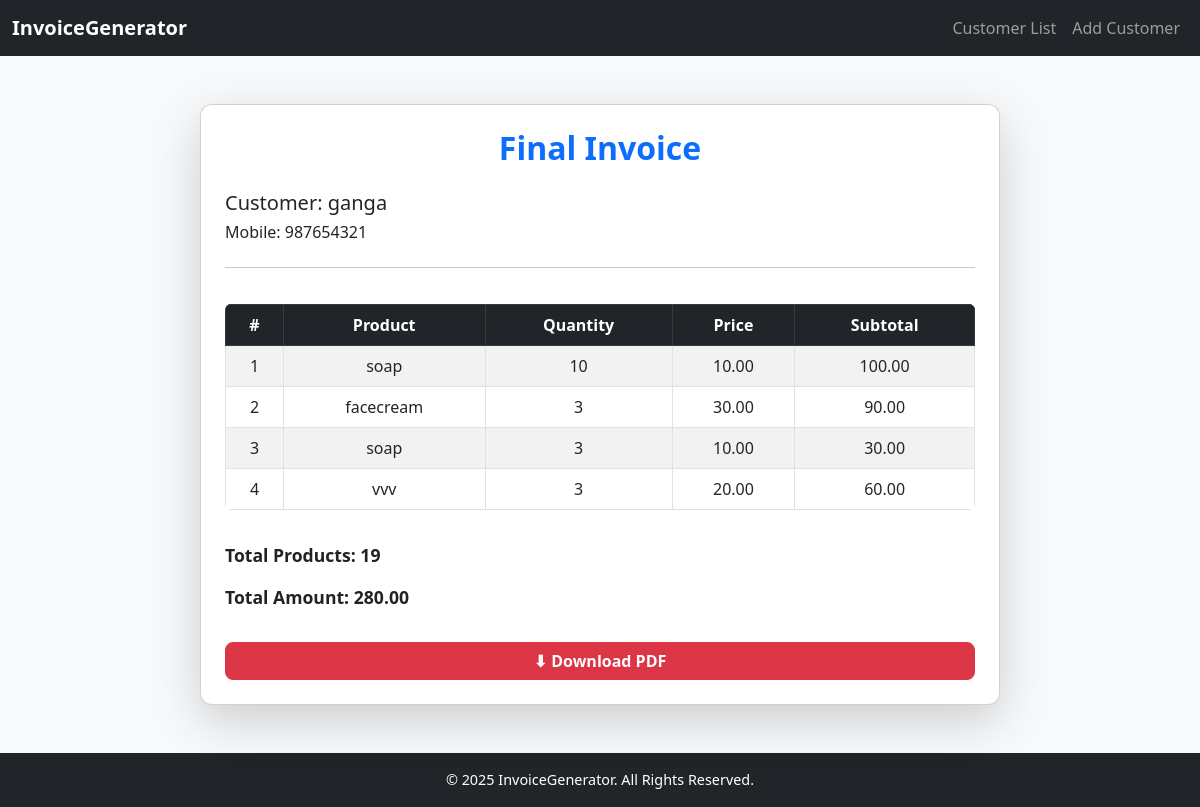
The page /step5/3/ on the database its author committed.
### invoice_app/models.py (models this page shows, shortened)
class Invoice(models.Model):
    customer = models.ForeignKey(Customer, on_delete=models.CASCADE)
    created_at = models.DateTimeField(auto_now_add=True)
    def total_amount(self):
        return sum(item.subtotal() for item in self.items.all())
    def total_products(self):
        return sum(item.quantity for item in self.items.all())

class Customer(models.Model):
    name = models.CharField(max_length=100)
    mobile = models.CharField(max_length=15)

class InvoiceItem(models.Model):
    invoice = models.ForeignKey(Invoice, related_name="items", on_delete=models.CASCADE)
    product = models.ForeignKey(Product, on_delete=models.CASCADE)
    quantity = models.PositiveIntegerField()
    def subtotal(self):
        return self.quantity * self.product.price

class Product(models.Model):
    name = models.CharField(max_length=100)
    price = models.DecimalField(max_digits=10, decimal_places=2)

### invoice_app/views.py (the view)
# urls.py: path('step5/<int:invoice_id>/', views.step5_final_invoice, name="step5"),
def step5_final_invoice(request, invoice_id):
    invoice = get_object_or_404(Invoice, id=invoice_id)
    items = invoice.items.all()
    total_amount = invoice.total_amount()
    total_products = invoice.total_products()
    context = {
        "invoice": invoice,
        "items": items,
        "total_amount": total_amount,
        "total_products": total_products,
    }
    return render(request, "invoice_app/final_invoice.html", context)

### invoice_app/templates/invoice_app/final_invoice.html (shortened to what this page needs)
{% load static %}
<!DOCTYPE html>
<html lang="en">
<head>
  <link href="https://cdn.jsdelivr.net/npm/bootstrap@5.3.0/dist/css/bootstrap.min.css" rel="stylesheet">
  <link rel="stylesheet" href="{% static 'invoice_app/css/style.css' %}">
</head>
<body class="bg-light d-flex flex-column">
  <nav class="navbar navbar-expand-lg navbar-dark bg-dark">
    <div class="container-fluid">
      <a class="navbar-brand fw-bold" href="#">InvoiceGenerator</a>
      <div class="collapse navbar-collapse" id="navbarNav">
        <ul class="navbar-nav ms-auto">
          <li class="nav-item"><a class="nav-link" href="{% url 'step2' %}">Customer List</a></li>
          <li class="nav-item"><a class="nav-link" href="{% url 'step1' %}">Add Customer</a></li>
        </ul>
      </div>
    </div>
  </nav>
  <div class="container py-5 flex-grow-1">
    <div class="card shadow-lg p-4">
      <h2 class="mb-4 text-center text-primary">Final Invoice</h2>
      <h5>Customer: {{ invoice.customer.name }}</h5>
      <h6>Mobile: {{ invoice.customer.mobile }}</h6>
      <hr>
      <table class="table table-bordered table-striped">
        <thead class="table-dark">
          <tr>
            <th>#</th>
            <th>Product</th>
            <th>Quantity</th>
            <th>Price</th>
            <th>Subtotal</th>
          </tr>
        </thead>
        <tbody>
          {% for item in items %}
          <tr>
            <td>{{ forloop.counter }}</td>
            <td>{{ item.product.name }}</td>
            <td>{{ item.quantity }}</td>
            <td>{{ item.product.price }}</td>
            <td>{{ item.subtotal }}</td>
          </tr>
          {% endfor %}
        </tbody>
      </table>
      <div class="mt-3">
        <p><strong>Total Products:</strong> {{ total_products }}</p>
        <p><strong>Total Amount:</strong> {{ total_amount }}</p>
      </div>
      <a href="{% url 'download_invoice_pdf' invoice.id %}" class="btn btn-danger mt-3">⬇ Download PDF</a>
    </div>
  </div>
  <footer class="bg-dark text-white text-center py-3 mt-auto">
    <p class="mb-0">&copy; 2025 InvoiceGenerator. All Rights Reserved.</p>
  </footer>
</body>
</html>

### invoice_app/static/invoice_app/css/style.css (style rules this page uses)
html, body { height: 100%; margin: 0; display: flex; flex-direction: column; }
body { font-family: "Segoe UI", Tahoma, Geneva, Verdana, sans-serif; background-color: #f8f9fa; color: #333; min-height: 100vh; }
.card { border-radius: 12px; max-width: 800px; margin: auto; background: #fff; }
h2 { font-weight: bold; color: #0d6efd; text-align: center; }
.btn { font-weight: 600; border-radius: 8px; transition: all 0.2s ease-in-out; }
.table { margin-top: 20px; border-radius: 6px; overflow: hidden; }
.table th { background-color: #212529 !important; color: #fff; text-align: center; }
.table td { text-align: center; vertical-align: middle; }
.mt-3 p { font-size: 1.1rem; font-weight: bold; color: #222; }
.navbar-brand { font-weight: bold; font-size: 1.25rem; }
.nav-link { font-weight: 500; }
footer { margin-top: auto; background: #212529; color: #fff; text-align: center; padding: 12px 0; font-size: 0.9rem; }

### rows shown on the page
Invoice: customer.name "ganga", customer.mobile "987654321"
InvoiceItem: product.name "soap", quantity "10", product.price "10.00", subtotal "100.00"
InvoiceItem: product.name "facecream", quantity "3", product.price "30.00", subtotal "90.00"
InvoiceItem: product.name "soap", quantity "3", product.price "10.00", subtotal "30.00"
InvoiceItem: product.name "vvv", quantity "3", product.price "20.00", subtotal "60.00"

### other values the page prints
{{ total_products }} "19"
{{ total_amount }} "280.00"
